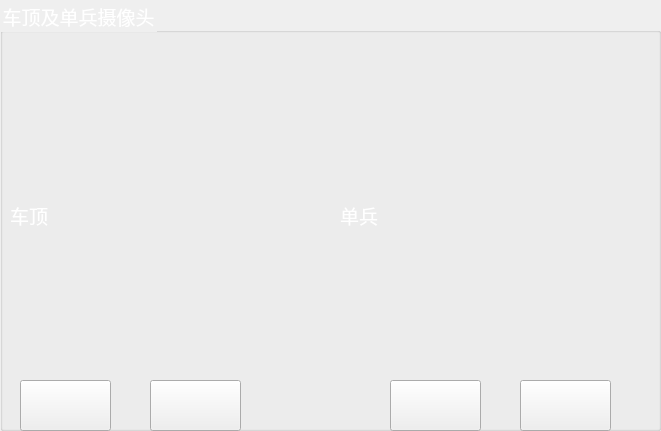
    <widget class="QGroupBox" name="groupBox_3">
     <property name="geometry">
      <rect>
       <x>10</x>
       <y>440</y>
       <width>661</width>
       <height>431</height>
      </rect>
     </property>
     <property name="font">
      <font>
       <family>SimSun-ExtB</family>
       <pointsize>14</pointsize>
      </font>
     </property>
     <property name="styleSheet">
      <string notr="true">QGroupBox{color:white;}</string>
     </property>
     <property name="title">
      <string>车顶及单兵摄像头</string>
     </property>
     <widget class="QLabel" name="label_14">
      <property name="geometry">
       <rect>
        <x>10</x>
        <y>90</y>
        <width>301</width>
        <height>251</height>
       </rect>
      </property>
      <property name="font">
       <font>
        <family>SimSun-ExtB</family>
        <pointsize>14</pointsize>
       </font>
      </property>
      <property name="styleSheet">
       <string notr="true">color:white</string>
      </property>
      <property name="text">
       <string>车顶</string>
      </property>
     </widget>
     <widget class="QLabel" name="label_18">
      <property name="geometry">
       <rect>
        <x>340</x>
        <y>90</y>
        <width>301</width>
        <height>251</height>
       </rect>
      </property>
      <property name="font">
       <font>
        <family>SimSun-ExtB</family>
        <pointsize>14</pointsize>
       </font>
      </property>
      <property name="styleSheet">
       <string notr="true">color:white</string>
      </property>
      <property name="text">
       <string>单兵</string>
      </property>
     </widget>
     <widget class="QPushButton" name="pushButton_11">
      <property name="geometry">
       <rect>
        <x>20</x>
        <y>380</y>
        <width>91</width>
        <height>51</height>
       </rect>
      </property>
      <property name="font">
       <font>
        <family>Microsoft YaHei UI</family>
        <pointsize>14</pointsize>
       </font>
      </property>
      <property name="styleSheet">
       <string notr="true">QPushButton
{
border-image:url(D:/procedure/groundstation/checkin/denglu2/weichufalianjie.png);
color:white

}
QPushButton:hover { border-image:url(D:/procedure/groundstation/checkin/denglu2/chufalianjie.png) } </string>
      </property>
      <property name="text">
       <string/>
      </property>
     </widget>
     <widget class="QPushButton" name="pushButton_12">
      <property name="geometry">
       <rect>
        <x>150</x>
        <y>380</y>
        <width>91</width>
        <height>51</height>
       </rect>
      </property>
      <property name="font">
       <font>
        <family>Microsoft YaHei UI</family>
        <pointsize>14</pointsize>
       </font>
      </property>
      <property name="styleSheet">
       <string notr="true">QPushButton
{
border-image:url(D:/procedure/groundstation/checkin/denglu2/weichufaduankai.png);
color:white

}
QPushButton:hover { border-image:url(D:/procedure/groundstation/checkin/denglu2/chufaduankai.png) } </string>
      </property>
      <property name="text">
       <string/>
      </property>
     </widget>
     <widget class="QPushButton" name="pushButton_13">
      <property name="geometry">
       <rect>
        <x>390</x>
        <y>380</y>
        <width>91</width>
        <height>51</height>
       </rect>
      </property>
      <property name="font">
       <font>
        <family>Microsoft YaHei UI</family>
        <pointsize>14</pointsize>
       </font>
      </property>
      <property name="styleSheet">
       <string notr="true">QPushButton
{
border-image:url(D:/procedure/groundstation/checkin/denglu2/weichufalianjie.png);
color:white

}
QPushButton:hover { border-image:url(D:/procedure/groundstation/checkin/denglu2/chufalianjie.png) } </string>
      </property>
      <property name="text">
       <string/>
      </property>
     </widget>
     <widget class="QPushButton" name="pushButton_14">
      <property name="geometry">
       <rect>
        <x>520</x>
        <y>380</y>
        <width>91</width>
        <height>51</height>
       </rect>
      </property>
      <property name="font">
       <font>
        <family>Microsoft YaHei UI</family>
        <pointsize>14</pointsize>
       </font>
      </property>
      <property name="styleSheet">
       <string notr="true">QPushButton
{
border-image:url(D:/procedure/groundstation/checkin/denglu2/weichufaduankai.png);
color:white

}
QPushButton:hover { border-image:url(D:/procedure/groundstation/checkin/denglu2/chufaduankai.png) } </string>
      </property>
      <property name="text">
       <string/>
      </property>
     </widget>
    </widget>
